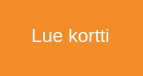
<?xml version="1.0" encoding="UTF-8"?>
<ui version="4.0">
 <class>testiRFID</class>
 <widget class="QDialog" name="testiRFID">
  <property name="geometry">
   <rect>
    <x>0</x>
    <y>0</y>
    <width>143</width>
    <height>76</height>
   </rect>
  </property>
  <property name="windowTitle">
   <string>Dialog</string>
  </property>
  <widget class="QLabel" name="label">
   <property name="geometry">
    <rect>
     <x>-10</x>
     <y>-10</y>
     <width>161</width>
     <height>91</height>
    </rect>
   </property>
   <property name="font">
    <font>
     <pointsize>14</pointsize>
    </font>
   </property>
   <property name="styleSheet">
    <string notr="true">background-color:rgba(242, 140, 40,1);
color:white
</string>
   </property>
   <property name="text">
    <string>Lue kortti</string>
   </property>
   <property name="alignment">
    <set>Qt::AlignCenter</set>
   </property>
  </widget>
 </widget>
 <resources/>
 <connections/>
</ui>
